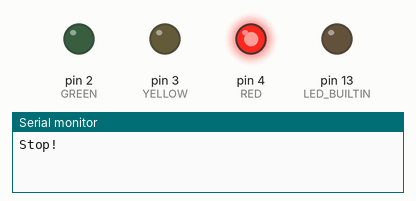
Simulated run of this sketch. Board: Arduino Uno, built with avr-gcc and run on an emulated ATmega328P. Shown: output pins drawn as LEDs (lit = HIGH), the last lines printed to the serial monitor.

Above: at 2.0 s.
At 5.5 s:
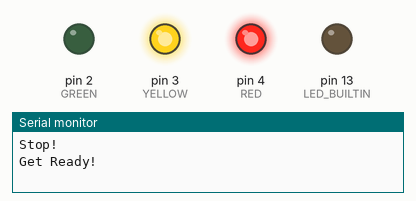
At 8.5 s:
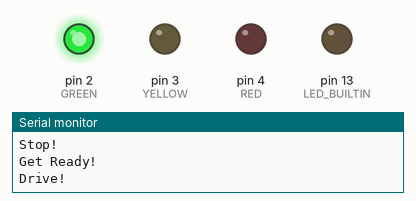
At 11.5 s:
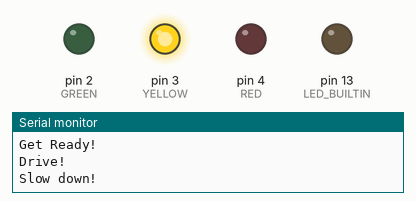
Timing chart, 0 to 22.1 s (numbered marks = the images above):
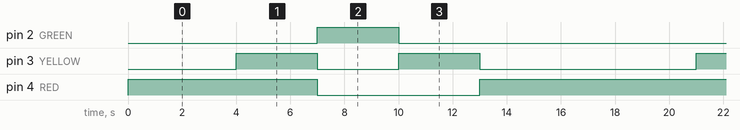

The sketch:

Intersection_n_binCount.ino
```cpp
#define GREEN 2
#define YELLOW 3
#define RED 4
#define TIME 750
void setup() {
  // initialize digital pin LED_BUILTIN as an output.
  pinMode(LED_BUILTIN, OUTPUT);
  pinMode(GREEN,OUTPUT); //grøn
  pinMode(YELLOW,OUTPUT); //gul
  pinMode(RED,OUTPUT); //rød

  Serial.begin(115200);
}

void loop() {

 Serial.println("Stop!");
 red();
 Serial.println("Get Ready!");
 yellowRed();
 Serial.println("Drive!");
 green();
 Serial.println("Slow down!");
 yellow();
 Serial.println("Stop!");
 red();


}


void red() {
  digitalWrite(RED, HIGH);
  delay(4000);
  digitalWrite(RED,LOW);
}

void yellowRed() {
  digitalWrite(RED, HIGH);
  digitalWrite(YELLOW, HIGH);
  delay(3000);
  digitalWrite(RED, LOW);
  digitalWrite(YELLOW, LOW);
}

void green(){
  digitalWrite(GREEN,HIGH);
  delay(3000);
  digitalWrite(GREEN,LOW);
}

void yellow(){
  digitalWrite(YELLOW,HIGH);
  delay(3000);
  digitalWrite(YELLOW,LOW);
}

void binCount(){

for (int i=0;i<8;i++) {

switch(i){
  case 1:
  digitalWrite(RED,HIGH);
  delay(TIME);
  digitalWrite(RED,LOW);
  break;

 case 2:
  digitalWrite(YELLOW,HIGH);
  delay(TIME);
  digitalWrite(YELLOW,LOW);
  break;

 case 3:
  digitalWrite(RED,HIGH);
  digitalWrite(YELLOW,HIGH);
  delay(TIME);
  digitalWrite(RED,LOW);
  digitalWrite(YELLOW,LOW);
  break;

   case 4:
  digitalWrite(GREEN,HIGH);
  delay(TIME);
  digitalWrite(GREEN,LOW);
  break;

   case 5:
  digitalWrite(RED,HIGH);
  digitalWrite(GREEN,HIGH);
  delay(TIME);
  digitalWrite(RED,LOW);
  digitalWrite(GREEN,LOW);

  break;

   case 6:
  digitalWrite(YELLOW,HIGH);
  digitalWrite(GREEN,HIGH);
  delay(TIME);
  digitalWrite(YELLOW,LOW);
  digitalWrite(GREEN,LOW);

  break;

   case 7:
  digitalWrite(RED,HIGH);
  digitalWrite(YELLOW,HIGH);
  digitalWrite(GREEN,HIGH);
  delay(TIME);
  digitalWrite(RED,LOW);
  digitalWrite(GREEN,LOW);
  digitalWrite(YELLOW,LOW);
  break;

}


}


}
```

Measured:
- by itself, pin 2 (GREEN): alternates HIGH for 3.0 s and LOW for 14.0 s
- by itself, pin 3 (YELLOW): repeats every 17.0 s: LOW 3.0 s, HIGH 3.0 s, LOW 8.0 s, HIGH 3.0 s
- by itself, pin 4 (RED): repeats every 17.0 s: LOW 6.0 s, HIGH 11.0 s
